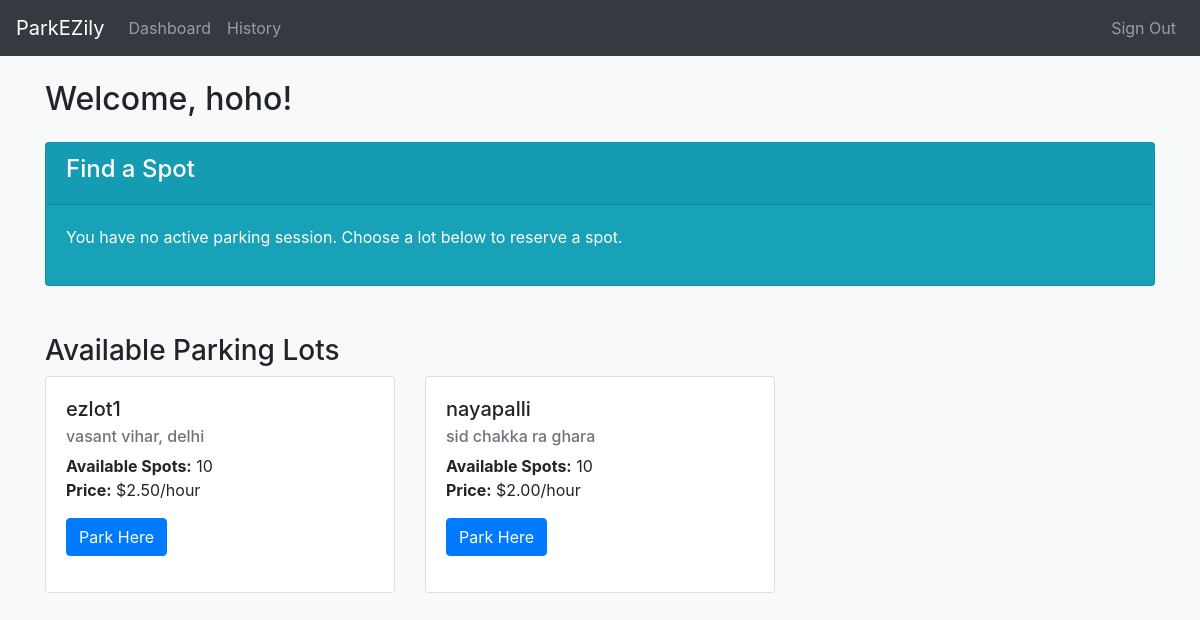
Before: /dashboard (signed in) with the older database file.
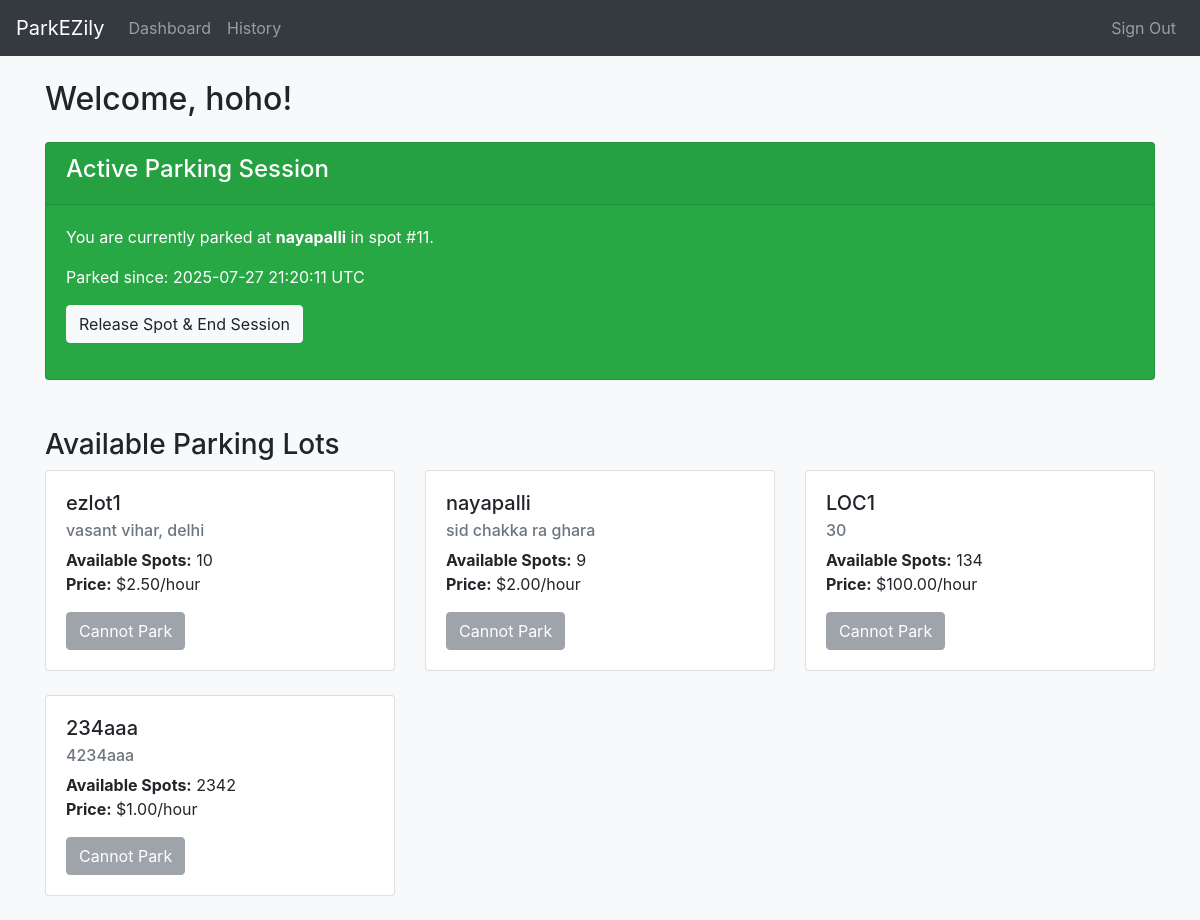
After: the same page with the newer database file.
### tables this page shows
CREATE TABLE parking_lot (
        id INTEGER PRIMARY KEY AUTOINCREMENT,
        location_name TEXT NOT NULL,
        address TEXT NOT NULL,
        price_per_hour REAL NOT NULL,
        pin_code TEXT NOT NULL,
        max_spots INTEGER NOT NULL
    );

CREATE TABLE parking_spot (
        id INTEGER PRIMARY KEY AUTOINCREMENT,
        lot_id INTEGER NOT NULL,
        status TEXT NOT NULL CHECK(status IN ('A', 'O')),
        FOREIGN KEY (lot_id) REFERENCES parking_lot(id) ON DELETE CASCADE
    );

CREATE TABLE reservation (
        id INTEGER PRIMARY KEY AUTOINCREMENT,
        user_id INTEGER NOT NULL,
        spot_id INTEGER NOT NULL,
        start_time DATETIME NOT NULL,
        end_time DATETIME,
        total_cost REAL,
        FOREIGN KEY (user_id) REFERENCES users(id),
        FOREIGN KEY (spot_id) REFERENCES parking_spot(id)
    );

### controllers/user.py (the view)
@user_bp.route('/dashboard')
@user_login_req
def dashboard():
    uid = session['uid']
    db = get_db()
    active_res = db.execute(
        '''
        SELECT r.id as res_id, p.location_name, ps.id as spot_num, r.start_time
        FROM reservation r
        JOIN parking_spot ps ON r.spot_id = ps.id
        JOIN parking_lot p ON ps.lot_id = p.id
        WHERE r.user_id = ? AND r.end_time IS NULL
        ''', (uid,)
    ).fetchone()
    lots_raw = db.execute('SELECT id, location_name, address, price_per_hour FROM parking_lot').fetchall()
    lots = []
    for lot in lots_raw:
        lot_dict = dict(lot)
        avail_spots = db.execute(
            "SELECT COUNT(id) as count FROM parking_spot WHERE lot_id = ? AND status = 'A'", (lot['id'],)
        ).fetchone()['count']
        lot_dict['avail_spots'] = avail_spots
        lots.append(lot_dict)
    db.close()
    return render_template('user/dashboard.html', lots=lots, active_res=active_res)

### controllers/user.py (called while the page is built)
def get_db():
    db = sqlite3.connect(DB_FILE)
    db.row_factory = sqlite3.Row
    return db

def user_login_req(f):
    @wraps(f)
    def wrapper(*args, **kwargs):
        if 'uid' not in session:
            flash('You must be logged in to view this page.', 'warning')
            return redirect(url_for('auth.login'))
        return f(*args, **kwargs)
    return wrapper

### templates/user/dashboard.html (shortened to what this page needs)
{% extends 'user/user_base.html' %}
{% block user_main %}
<h2 class="mb-4">Welcome, {{ session.name }}!</h2>
{% if active_res %}
<div class="card text-white bg-success mb-4">
    <div class="card-header"><h4>Active Parking Session</h4></div>
    <div class="card-body">
        <p class="card-text">
            You are currently parked at <strong>{{ active_res.location_name }}</strong> in spot #{{ active_res.spot_num }}.
        </p>
        <p>Parked since: {{ active_res.start_time.split('.')[0] }} UTC</p>
        <form action="{{ url_for('user.release_spot', res_id=active_res.res_id) }}" method="POST">
            <button type="submit" class="btn btn-light">Release Spot & End Session</button>
        </form>
    </div>
</div>
{% else %}
<div class="card bg-info text-white mb-4">
    <div class="card-header"><h4>Find a Spot</h4></div>
    <div class="card-body">
        <p>You have no active parking session. Choose a lot below to reserve a spot.</p>
    </div>
</div>
{% endif %}
<h3 class="mt-5">Available Parking Lots</h3>
<div class="row">
    {% for lot in lots %}
    <div class="col-md-6 col-lg-4 mb-4">
        <div class="card">
            <div class="card-body">
                <h5 class="card-title">{{ lot.location_name }}</h5>
                <h6 class="card-subtitle mb-2 text-muted">{{ lot.address }}</h6>
                <p class="card-text">
                    <strong>Available Spots:</strong> {{ lot.avail_spots }} <br>
                    <strong>Price:</strong> ${{ "%.2f"|format(lot.price_per_hour) }}/hour
                </p>
                {% if not active_res and lot.avail_spots > 0 %}
                <form action="{{ url_for('user.book_spot', lot_id=lot.id) }}" method="POST">
                    <button type="submit" class="btn btn-primary">Park Here</button>
                </form>
                {% elif active_res %}
                <button class="btn btn-secondary" disabled>Cannot Park</button>
                {% else %}
                <button class="btn btn-danger" disabled>Lot Full</button>
                {% endif %}
            </div>
        </div>
    </div>
    {% else %}
    <p>No parking lots have been set up by the administrator yet.</p>
    {% endfor %}
</div>
{% endblock %}

Changed rows visible on the page:
shown differently, row unchanged: parking_lot "nayapalli": location_name (not shown) → "nayapalli"; avail_spots "10" → "9"; text "Park Here" → "Cannot Park"
now on this page (row edited): parking_spot: spot_num "11"
added reservation: start_time "2025-07-27 21:20:11"
computed for parking_lot "ezlot1": text "Park Here" → "Cannot Park"
added parking_lot: location_name "LOC1", address "30", avail_spots "134", price_per_hour "100.00", shows "Cannot Park"
added parking_lot: location_name "234aaa", address "4234aaa", avail_spots "2342", price_per_hour "1.00", shows "Cannot Park"
Other visible differences:
text no longer shown: "Find a Spot You have no active parking session. Choose a lot below to reserve a spot."
text now shown: "Active Parking Session You are currently parked at in spot # . Parked since: UTC Release Spot & End Session"
